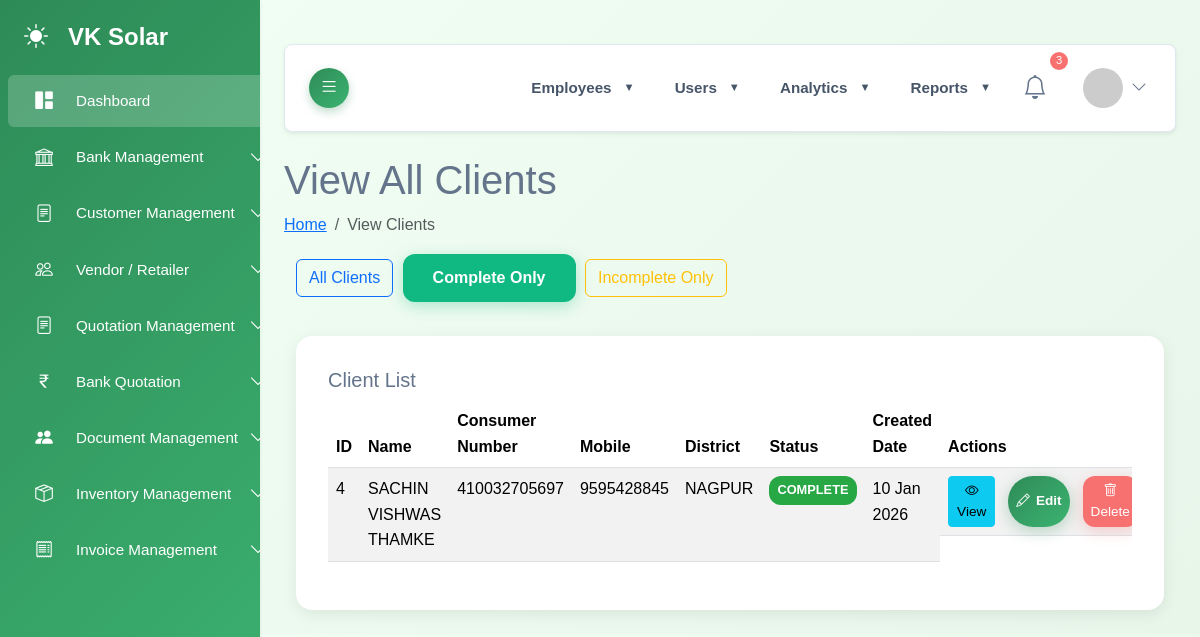
Screenshot of /admin/view_clients.php?filter=complete (signed in) with the database file from the repository.
### tables this page shows
CREATE TABLE `clients` (
  `id` int NOT NULL,
  `name` varchar(255)  NOT NULL,
  `consumer_number` varchar(100)  NOT NULL,
  `billing_unit` varchar(100)  DEFAULT NULL,
  `adhar` bigint NOT NULL,
  `mobile` varchar(15)  DEFAULT NULL,
  `email` varchar(255)  DEFAULT NULL,
  `district` varchar(255)  DEFAULT NULL,
  `block` varchar(255)  DEFAULT NULL,
  `taluka` varchar(255)  DEFAULT NULL,
  `pincode` int NOT NULL,
  `village` varchar(255)  DEFAULT NULL,
  `location` text ,
  `mahadiscom_email` varchar(255)  DEFAULT NULL,
  `mahadiscom_email_password` varchar(255)  DEFAULT NULL,
  `mahadiscom_mobile` varchar(15)  DEFAULT NULL,
  `mahadiscom_user_id` varchar(255)  DEFAULT NULL,
  `mahadiscom_password` varchar(255)  DEFAULT NULL,
  `name_change_require` enum('yes','no')  DEFAULT NULL,
  `application_no_name_change` varchar(255)  DEFAULT NULL,
  `pm_suryaghar_registration` enum('yes','no')  DEFAULT NULL,
  `pm_suryaghar_app_id` varchar(255)  DEFAULT NULL,
  `pm_registration_date` date DEFAULT NULL,
  `load_change_application_number` varchar(255)  DEFAULT NULL,
  `rooftop_solar_application_number` varchar(255)  DEFAULT NULL,
  `kilo_watt` decimal(10,2) DEFAULT NULL,
  `load_change_status` enum('Done','Not')  DEFAULT NULL,
  `bank_loan_status` enum('yes','no')  DEFAULT NULL,
  `bank_name` varchar(255)  DEFAULT NULL,
  `account_number` varchar(255)  DEFAULT NULL,
  `ifsc_code` varchar(255)  DEFAULT NULL,
  `jan_samartha_application_no` varchar(255)  DEFAULT NULL,
  `loan_amount` decimal(15,2) DEFAULT NULL,
  `first_installment_amount` decimal(15,2) DEFAULT NULL,
  `second_installment_amount` decimal(15,2) DEFAULT NULL,
  `remaining_amount` decimal(15,2) DEFAULT NULL,
  `inverter_company_name` varchar(255)  DEFAULT NULL,
  `inverter_capacity` varchar(50)  DEFAULT NULL,
  `inverter_serial_number` varchar(255)  DEFAULT NULL,
  `solar_type` enum('DCR','NON-DCR')  DEFAULT NULL,
  `dcr_certificate_number` varchar(255)  DEFAULT NULL,
  `number_of_panels` int DEFAULT NULL,
  `company_name` varchar(255)  NOT NULL,
  `wattage` int NOT NULL,
  `panel_serial_numbers` text ,
  `rts_portal_status` enum('yes','no')  DEFAULT NULL,
  `meter_number` varchar(255)  DEFAULT NULL,
  `meter_installation_date` date DEFAULT NULL,
  `pm_redeem_status` enum('yes','no')  DEFAULT NULL,
  `subsidy_amount` decimal(15,2) DEFAULT NULL,
  `subsidy_redeem_date` date DEFAULT NULL,
  `reference_name` varchar(255)  DEFAULT NULL,
  `reference_contact` varchar(255)  DEFAULT NULL,
  `estimate_amount` decimal(15,2) DEFAULT NULL,
  `geo_tagging_photo` varchar(500)  DEFAULT NULL,
  `geo_tagged_photo` varchar(500)  DEFAULT NULL,
  `email_password` varchar(255)  DEFAULT NULL,
  `created_at` timestamp NULL DEFAULT CURRENT_TIMESTAMP,
  `updated_at` timestamp NULL DEFAULT CURRENT_TIMESTAMP ON UPDATE CURRENT_TIMESTAMP,
  `step9_completed` tinyint(1) DEFAULT '0',
  `step12_completed` tinyint(1) DEFAULT '0',
  `step10_completed` tinyint(1) DEFAULT '0'
);

### admin/connect/db1.php (called while the page is built, shortened)
<?php
class connect{
     public $servername = "localhost";
    private $username = "root";
    private $password = "";
    private $dbname = "abcoedtech_vksolar";
    public function dbconnect()
    {
        $db = mysqli_connect($this->servername, $this->username, $this->password, $this->dbname);
        return $db;
    }
}
?>

### admin/connect/fun.php (called while the page is built, shortened)
<?php
class fun
{
    private $db;
    function __construct($con)
    {
        $this->db = $con;
    }
public function getCompleteClients() {
    $sql = "SELECT * FROM clients WHERE
            name IS NOT NULL AND name != '' AND
            consumer_number IS NOT NULL AND consumer_number != '' AND
            mobile IS NOT NULL AND mobile != '' AND
            email IS NOT NULL AND email != '' AND
            district IS NOT NULL AND district != '' AND
            mahadiscom_email IS NOT NULL AND mahadiscom_email != '' AND
            mahadiscom_user_id IS NOT NULL AND mahadiscom_user_id != '' AND
            load_change_application_number IS NOT NULL AND load_change_application_number != '' AND
            inverter_company_name IS NOT NULL AND inverter_company_name != '' AND
            dcr_certificate_number IS NOT NULL AND dcr_certificate_number != '' AND
            meter_number IS NOT NULL AND meter_number != ''";
    return $this->db->query($sql);
}
}
?>

### admin/view_clients.php (the view, shortened to what this page needs)
<?php
include "connect/db1.php";
include "connect/fun.php";
$connect = new connect();
$fun = new fun($connect->dbconnect());
$filter = $_GET['filter'] ?? 'all';
if ($filter === 'complete') {
    $clients = $fun->getCompleteClients();
} elseif ($filter === 'incomplete') {
    $clients = $fun->getIncompleteClients();
} else {
    $clients = $fun->fetchClients();
}
?>
<!DOCTYPE html>
<html lang="en">
<head>
    <?php require('include/head.php'); ?>
</head>
<body>
    <?php include "include/sidebar.php"; ?>
    <div id="main-content">
        <?php require('include/navbar.php') ?>
    <main id="main" class="main">
        <div class="pagetitle">
            <h1>View All Clients</h1>
            <nav>
                <ol class="breadcrumb">
                    <li class="breadcrumb-item"><a href="index.php">Home</a></li>
                    <li class="breadcrumb-item active">View Clients</li>
                </ol>
            </nav>
        </div>
        <div class="container-fluid">
            <div class="row mb-4">
                <div class="col-12">
                    <div class="filter-buttons">
                        <a href="?filter=all" class="btn btn-<?php echo $filter === 'all' ? 'primary' : 'outline-primary'; ?>">
                            All Clients
                        </a>
                        <a href="?filter=complete" class="btn btn-<?php echo $filter === 'complete' ? 'success' : 'outline-success'; ?>">
                            Complete Only
                        </a>
                        <a href="?filter=incomplete" class="btn btn-<?php echo $filter === 'incomplete' ? 'warning' : 'outline-warning'; ?>">
                            Incomplete Only
                        </a>
                    </div>
                </div>
            </div>
            <div class="row">
                <div class="col-12">
                    <div class="card">
                        <div class="card-body">
                            <h5 class="card-title">Client List</h5>
                            <?php if(mysqli_num_rows($clients) > 0): ?>
                            <div class="table-responsive">
                                <table class="table table-striped table-hover">
                                    <thead>
                                        <tr>
                                            <th>ID</th>
                                            <th>Name</th>
                                            <th>Consumer Number</th>
                                            <th>Mobile</th>
                                            <th>District</th>
                                            <th>Status</th>
                                            <th>Created Date</th>
                                            <th>Actions</th>
                                        </tr>
                                    </thead>
                                    <tbody>
                                        <?php while($client = mysqli_fetch_assoc($clients)):
                                            $isComplete = isClientComplete($client);
                                        ?>
                                        <tr>
                                            <td><?php echo $client['id']; ?></td>
                                            <td><?php echo htmlspecialchars($client['name']); ?></td>
                                            <td><?php echo htmlspecialchars($client['consumer_number']); ?></td>
                                            <td><?php echo htmlspecialchars($client['mobile']); ?></td>
                                            <td><?php echo htmlspecialchars($client['district']); ?></td>
                                            <td>
                                                <span class="status-badge <?php echo $isComplete ? 'status-complete' : 'status-incomplete'; ?>">
                                                    <?php echo $isComplete ? 'Complete' : 'In Progress'; ?>
                                                </span>
                                            </td>
                                            <td><?php echo date('d M Y', strtotime($client['created_at'])); ?></td>
                                            <td class="action-buttons">
                                                <a href="client_details.php?id=<?php echo $client['id']; ?>"
                                                   class="btn btn-sm btn-info" title="View Client Details">
                                                    <i class="bi bi-eye"></i> View
                                                </a>
                                                <a href="client_edit2.php?id=<?php echo $client['id']; ?>"
                                                   class="btn btn-sm btn-primary" title="Edit Client">
                                                    <i class="bi bi-pencil"></i> Edit
                                                </a>
                                                <button onclick="confirmDelete(<?php echo $client['id']; ?>)"
                                                        class="btn btn-sm btn-danger" title="Delete Client">
                                                    <i class="bi bi-trash"></i> Delete
                                                </button>
                                            </td>
                                        </tr>
                                        <?php endwhile; ?>
                                    </tbody>
                                </table>
                            </div>
                            <?php else: ?>
                            <div class="alert alert-info">
                                No clients found.
                            </div>
                            <?php endif; ?>
                        </div>
                    </div>
                </div>
            </div>
        </div>
    </main>
</div>
</body>
</html>
<?php
function isClientComplete($client) {
    $requiredFields = [
        'name', 'consumer_number', 'mobile', 'email', 'district',
        'mahadiscom_email', 'mahadiscom_user_id', 'load_change_application_number',
        'inverter_company_name', 'dcr_certificate_number', 'meter_number'
    ];
    return true;
}
?>

### admin/css&js/style.css (style rules this page uses)
:root { --primary: #2e8b57; --primary-light: #3cb371; --primary-dark: #1e6b47; --secondary: #f5f5f5; --accent: #87ceeb; --accent-light: #b0e2ff; --earth: #d2b48c; --earth-light: #f0e6d6; --dark: #2c3e50; --light: #f8f9fa; --gradient-primary: linear-gradient( 135deg, var(--primary) 0%, var(--primary-light) 100% ); --gradient-secondary: linear-gradient( 135deg, var(--earth-light) 0%, var(--secondary) 100% ); --gradient-hero: linear-gradient( 135deg, rgba(46, 139, 87, 0.85) 0%, rgba(60, 179, 113, 0.85) 100% ); --gradient-nature: linear-gradient( 135deg, var(--primary) 0%, var(--accent) 100% ); --background-light: #f1f5f9; --text-light: #64748b; --card-bg-light: #ffffff; --border-color-light: #e2e8f0; --success-color: #10b981; --danger-color: #f87171; --warning-color: #fbbf24; }
body { font-family: "Inter", sans-serif; background-color: var(--background-light); color: var(--text-light); padding-top: 20px; overflow-x: hidden; }
#main-content { margin-left: 260px; padding: 1.5rem; transition: margin-left 0.3s ease-in-out; }
.card { border: none; border-radius: 0.5rem; box-shadow: 0 0.1rem 0.5rem rgba(0, 0, 0, 0.05); transition: all 0.3s; background-color: var(--card-bg-light); color: var(--text-light); border: 1px solid var(--border-color-light); }
.status-badge { padding: 0.25em 0.6em; border-radius: 0.25rem; font-size: 0.8em; font-weight: 600; }
.btn-primary { background: var(--gradient-primary) !important; border: none !important; box-shadow: 0 4px 15px rgba(46, 139, 87, 0.3); border-radius: 25px !important; transition: all 0.3s ease; font-weight: 500; padding: 12px 30px; }
.table { color: var(--text-light); }

### admin/css&js/carousel.css (style rules this page uses)
:root { --primary: #2e8b57; --primary-light: #3cb371; --primary-dark: #1e6b47; --secondary: #f5f5f5; --accent: #87ceeb; --dark: #2c3e50; --light: #f8f9fa; --gradient-primary: linear-gradient( 135deg, var(--primary) 0%, var(--primary-light) 100% ); --background-light: #f1f5f9; --text-light: #64748b; --card-bg-light: #ffffff; --border-color-light: #e2e8f0; --success-color: #10b981; --danger-color: #f87171; --warning-color: #fbbf24; }
body { font-family: "Inter", sans-serif; background-color: var(--background-light); color: var(--text-light); padding-top: 20px; overflow-x: hidden; }
#main-content { margin-left: 260px; padding: 1.5rem; transition: margin-left 0.3s ease-in-out; }
.card { border: none; border-radius: 1rem; box-shadow: 0 0.5rem 1.5rem rgba(46, 139, 87, 0.08); transition: all 0.3s; background: var(--card-bg-light); color: var(--text-light); overflow: hidden; }
.card-body { padding: 2rem; }
.btn-primary { background: var(--gradient-primary) !important; border: none !important; box-shadow: 0 4px 15px rgba(46, 139, 87, 0.3); border-radius: 0.75rem !important; transition: all 0.3s ease; font-weight: 600; padding: 12px 30px; }
.btn-success { background: var(--success-color) !important; border: none !important; box-shadow: 0 4px 15px rgba(16, 185, 129, 0.3); border-radius: 0.75rem !important; transition: all 0.3s ease; font-weight: 600; padding: 12px 30px; }
.btn-danger { background: var(--danger-color) !important; border: none !important; box-shadow: 0 4px 15px rgba(248, 113, 113, 0.3); border-radius: 0.75rem !important; padding: 8px 16px; }

### admin/css&js/logo&brand.css (style rules this page uses)
:root { --primary-green: #48bb78; --dark-green: #38a169; --light-green: #c6f6d5; --accent-green: #68d391; --text-dark: #2d3748; --text-light: #718096; --bg-light: #f7fafc; --border: #e2e8f0; --shadow: 0 2px 4px -1px rgba(0, 0, 0, 0.1), 0 1px 2px -1px rgba(0, 0, 0, 0.06); --shadow-lg: 0 4px 6px -1px rgba(0, 0, 0, 0.1), 0 2px 4px -1px rgba(0, 0, 0, 0.06); }
.btn-primary { background: linear-gradient(135deg, var(--primary-green), var(--dark-green)); border: none; border-radius: 8px; padding: 10px 20px; font-weight: 600; display: flex; align-items: center; gap: 6px; transition: all 0.3s ease; box-shadow: 0 2px 4px rgba(72, 187, 120, 0.2); font-size: 0.9rem; }

### admin/css&js/view-project.css (style rules this page uses)
:root { --primary-color: #2e8b57; --secondary-color: #3cb371; --light-color: #f5f5f5; --dark-color: #333; --border-radius: 10px; --box-shadow: 0 3px 10px rgba(0, 0, 0, 0.08); --transition: all 0.3s ease; }
body { background-color: #f8f9fa; font-family: "Segoe UI", Tahoma, Geneva, Verdana, sans-serif; line-height: 1.6; }
.action-buttons { display: flex; justify-content: space-between; gap: 0.5rem; }
.status-badge { display: inline-block; padding: 0.25rem 0.75rem; border-radius: 20px; font-size: 0.75rem; font-weight: 600; text-transform: uppercase; }

### rows the page displays
clients: id "4", name "SACHIN VISHWAS THAMKE", consumer_number "410032705697", mobile "9595428845", district "NAGPUR", created_at "10 Jan 2026"
